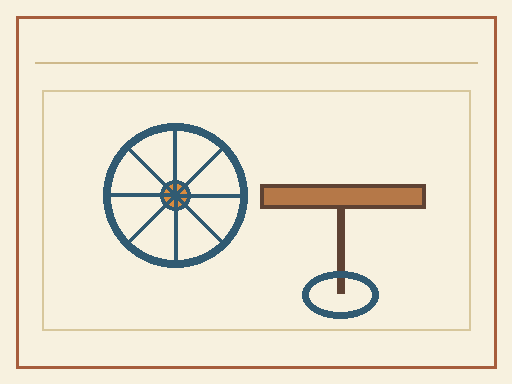
#> input picture backend/data/assets/fixture_v1/fig-cannon-cart-01.png, 512 x 384 px
$ python -i image_embedding.py   (imports and definitions only)
#> lines starting #> are read from the running program, lines starting #| are printed output that depends on the picture
"""Pillow-only deterministic image features for the offline baseline."""

from __future__ import annotations

import hashlib
import io
import time
from functools import lru_cache
from pathlib import Path
from typing import BinaryIO

from PIL import Image, ImageOps

from app.retrieval.providers.base import OfflineProvider, VectorResult, l2_normalize

ImageSource = Image.Image | bytes | bytearray | BinaryIO | str | Path


# [31 lines left out: functions _projection_targets, _open_image, not called in this run]


def _source_features(image: Image.Image) -> list[float]:
    resized = image.resize((16, 16), Image.Resampling.LANCZOS)
    grayscale = resized.convert("L")
    pixels = list(grayscale.getdata())
    features = [pixel / 255.0 for pixel in pixels]

    gray_histogram = grayscale.histogram()
    for start in range(0, 256, 16):
        features.append(sum(gray_histogram[start : start + 16]) / 256.0)

    for channel in resized.split():
        histogram = channel.histogram()
        for start in range(0, 256, 32):
            features.append(sum(histogram[start : start + 32]) / 256.0)

    horizontal = [0.0] * 8
    vertical = [0.0] * 8
    for y in range(16):
        for x in range(16):
            current = pixels[y * 16 + x]
            if x < 15:
                magnitude = abs(current - pixels[y * 16 + x + 1])
                horizontal[min(7, magnitude // 32)] += 1.0 / 240.0
            if y < 15:
                magnitude = abs(current - pixels[(y + 1) * 16 + x])
                vertical[min(7, magnitude // 32)] += 1.0 / 240.0
    features.extend(horizontal)
    features.extend(vertical)
    return features


class DeterministicImageEmbeddingProvider(OfflineProvider):
    provider_name = "deterministic_image_embedding"
    model_name = "pillow-handcrafted-projection-256"
    version = "1.0.0"
    dimension = 256
    preprocessing_contract = (
        "exif-transpose+rgb+16x16-lanczos+gray-rgb-hist+gradient+blake2b-fixed-projection+l2-v1"
    )

    # [17 lines left out: function encode, not called in this run]

>>> import cv2
>>> picture = cv2.imread('../../../data/assets/fixture_v1/fig-cannon-cart-01.png', cv2.IMREAD_GRAYSCALE)
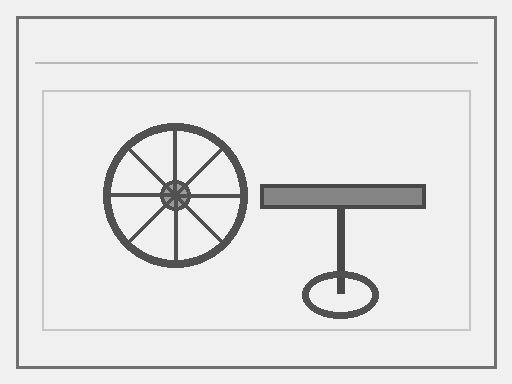
#> picture: shape (384, 512); min 72, max 240, mean 227.2
#> (the run stopped early here; a loop or call above may not have finished)
